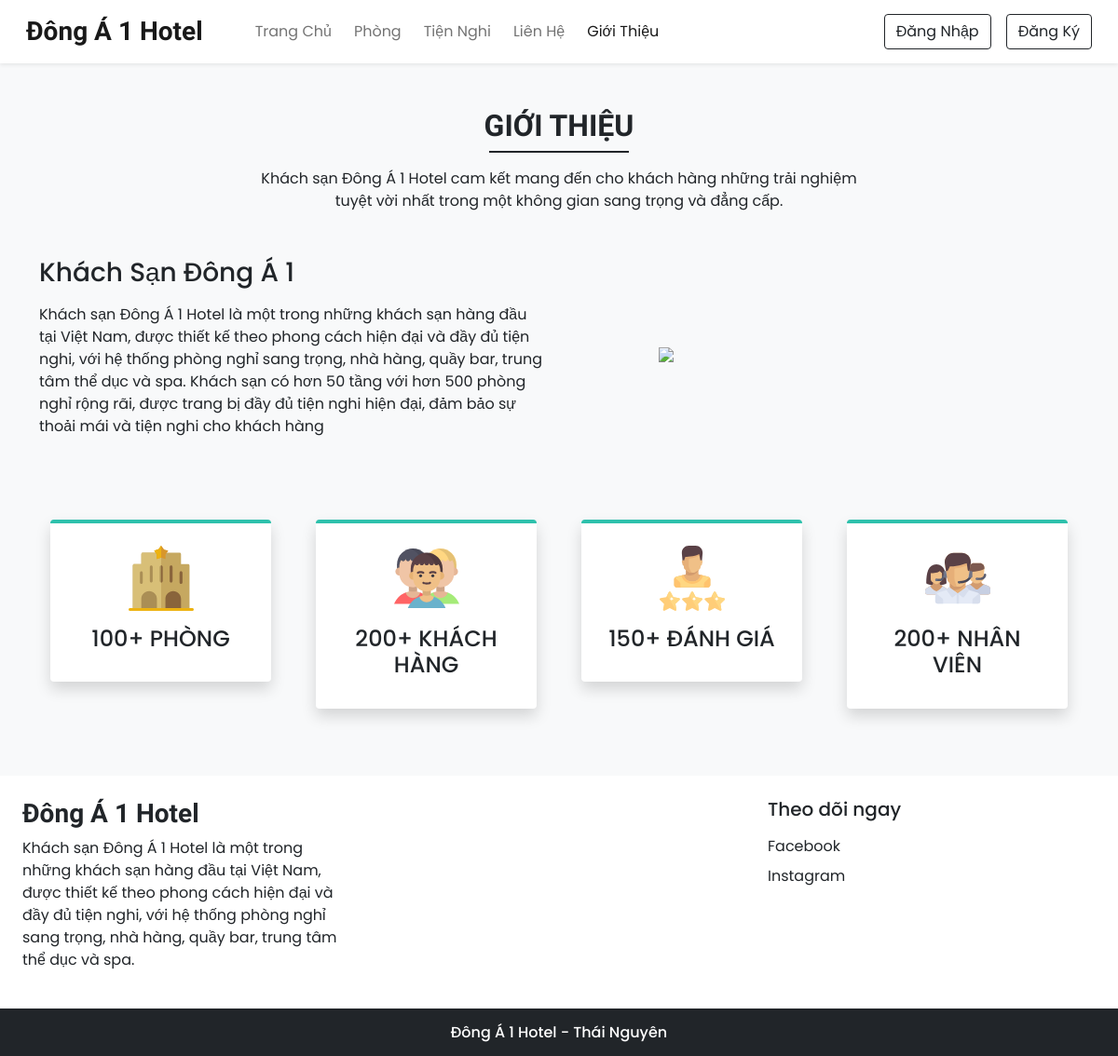
Page /about.php on the committed database.
### tables this page shows
CREATE TABLE `settings` (
  `sr_no` int(11) NOT NULL,
  `site_title` varchar(50) NOT NULL,
  `site_about` varchar(250) NOT NULL,
  `shutdown` tinyint(1) NOT NULL
);

### admin/inc/db_config.php (called while the page is built, shortened)
<?php
  function select($sql,$values,$datatypes)
  {
    $con = $GLOBALS['con'];
    if($stmt = mysqli_prepare($con,$sql))
    {
      mysqli_stmt_bind_param($stmt,$datatypes,...$values);
      if(mysqli_stmt_execute($stmt)){
        $res = mysqli_stmt_get_result($stmt);
        return $res;
      }
      else{
        mysqli_stmt_close($stmt);
        die("Query cannot be executed - Select");
      }
    }
    else{
      die("Query cannot be prepared - Select");
    }
  }
?>

### about.php (the view, shortened to what this page needs)
<!DOCTYPE html>
<html lang="en">
<head>
  <link  rel="stylesheet" href="https://unpkg.com/swiper@7/swiper-bundle.min.css">
  <?php require('inc/links.php'); ?>
</head>
<body class="bg-light">
  <?php require('inc/header.php'); ?>
  <div class="my-5 px-4">
    <h2 class="fw-bold h-font text-center">GIỚI THIỆU</h2>
    <div class="h-line bg-dark"></div>
    <p class="text-center mt-3">
    Khách sạn Đông Á 1 Hotel cam kết mang đến cho khách hàng những trải nghiệm<br>
    tuyệt vời nhất trong một không gian sang trọng và đẳng cấp.
    </p>
  </div>
  <div class="container">
    <div class="row justify-content-between align-items-center">
      <div class="col-lg-6 col-md-5 mb-4 order-lg-1 order-md-1 order-2">
        <h3 class="mb-3">Khách Sạn Đông Á 1</h3>
        <p>
        Khách sạn Đông Á 1 Hotel là một trong những khách sạn hàng đầu tại Việt Nam,
         được thiết kế theo phong cách hiện đại và đầy đủ tiện nghi, với hệ thống
         phòng nghỉ sang trọng, nhà hàng, quầy bar, trung tâm thể dục và spa. Khách sạn
          có hơn 50 tầng với hơn 500 phòng nghỉ rộng rãi, được trang bị đầy đủ tiện nghi
          hiện đại, đảm bảo sự thoải mái và tiện nghi cho khách hàng
        </p>
      </div>
      <div class="col-lg-5 col-md-5 mb-4 order-lg-2 order-md-2 order-1">
        <img src="images/about/mt.jpg" class="w-100">
      </div>
    </div>
  </div>
  <div class="container mt-5">
    <div class="row">
      <div class="col-lg-3 col-md-6 mb-4 px-4">
        <div class="bg-white rounded shadow p-4 border-top border-4 text-center box">
          <img src="images/about/hotel.svg" width="70px">
          <h4 class="mt-3">100+ PHÒNG</h4>
        </div>
      </div>
      <div class="col-lg-3 col-md-6 mb-4 px-4">
        <div class="bg-white rounded shadow p-4 border-top border-4 text-center box">
          <img src="images/about/customers.svg" width="70px">
          <h4 class="mt-3">200+ KHÁCH HÀNG</h4>
        </div>
      </div>
      <div class="col-lg-3 col-md-6 mb-4 px-4">
        <div class="bg-white rounded shadow p-4 border-top border-4 text-center box">
          <img src="images/about/rating.svg" width="70px">
          <h4 class="mt-3">150+ ĐÁNH GIÁ</h4>
        </div>
      </div>
      <div class="col-lg-3 col-md-6 mb-4 px-4">
        <div class="bg-white rounded shadow p-4 border-top border-4 text-center box">
          <img src="images/about/staff.svg" width="70px">
          <h4 class="mt-3">200+ NHÂN VIÊN</h4>
        </div>
      </div>
    </div>
  </div>
  <?php require('inc/footer.php'); ?>
</body>
</html>

### inc/header.php (shortened to what this page needs)
<nav id="nav-bar" class="navbar navbar-expand-lg navbar-light bg-white px-lg-3 py-lg-2 shadow-sm sticky-top">
  <div class="container-fluid">
    <a class="navbar-brand me-5 fw-bold fs-3 h-font" href="index.php"><?php echo $settings_r['site_title'] ?></a>
    <div class="collapse navbar-collapse" id="navbarSupportedContent">
      <ul class="navbar-nav me-auto mb-2 mb-lg-0">
        <li class="nav-item">
          <a class="nav-link me-2" href="index.php">Trang Chủ</a>
        </li>
        <li class="nav-item">
          <a class="nav-link me-2" href="rooms.php">Phòng</a>
        </li>
        <li class="nav-item">
          <a class="nav-link me-2" href="facilities.php">Tiện Nghi</a>
        </li>
        <li class="nav-item">
          <a class="nav-link me-2" href="contact.php">Liên Hệ</a>
        </li>
        <li class="nav-item">
          <a class="nav-link" href="about.php">Giới Thiệu</a>
        </li>
      </ul>
      <div class="d-flex">
        <?php
          if(isset($_SESSION['login']) && $_SESSION['login']==true)
          {
            echo<<<data
              <div class="btn-group">
                <button type="button" class="btn btn-outline-dark shadow-none dropdown-toggle" data-bs-toggle="dropdown" data-bs-display="static" aria-expanded="false">
                  $_SESSION[uName]
                </button>
                <ul class="dropdown-menu dropdown-menu-lg-end">
                  <li><a class="dropdown-item" href="profile.php">Thông Tin</a></li>
                  <li><a class="dropdown-item" href="bookings.php">Phòng Đặt</a></li>
                  <li><a class="dropdown-item" href="logout.php">Đăng Xuất</a></li>
                </ul>
              </div>
            data;
          }
          else
          {
            echo<<<data
              <button type="button" class="btn btn-outline-dark shadow-none me-lg-3 me-2" data-bs-toggle="modal" data-bs-target="#loginModal">
                Đăng Nhập
              </button>
              <button type="button" class="btn btn-outline-dark shadow-none" data-bs-toggle="modal" data-bs-target="#registerModal">
                Đăng Ký
              </button>
            data;
          }
        ?>
      </div>
    </div>
  </div>
</nav>

### inc/footer.php (shortened to what this page needs)
<div class="container-fluid bg-white mt-5">
  <div class="row">
    <div class="col-lg-4 p-4">
      <h3 class="h-font fw-bold fs-3 mb-2"><?php echo $settings_r['site_title'] ?></h3>
      <p>
        <?php echo $settings_r['site_about'] ?>
      </p>
    </div>
    <div class="col-lg-4 p-4">
    </div>
    <div class="col-lg-4 p-4">
        <h5 class="mb-3">Theo dõi ngay</h5>
        <a href="<?php echo $contact_r['fb'] ?>" class="d-inline-block text-dark text-decoration-none mb-2">
          <i class=""></i> Facebook
        </a><br>
        <a href="<?php echo $contact_r['insta'] ?>" class="d-inline-block text-dark text-decoration-none">
          <i class=""></i> Instagram
        </a><br>
    </div>
  </div>
</div>
<h6 class="text-center bg-dark text-white p-3 m-0">Đông Á 1 Hotel - Thái Nguyên</h6>

### css/common.css (style rules this page uses)
:root { --teal: #2ec1ac; --teal_hover: #279e8c; }
* { font-family: 'Poppins', sans-serif; }
.h-font { font-family: 'Merienda', cursive; }
.h-line { width: 150px; margin: 0 auto; height: 1.7px; }

### about.php (style rules this page uses)
.box { border-top-color: var(--teal) !important; }

### rows in the picture
settings: site_title "Đông Á 1 Hotel", site_about "Khách sạn Đông Á 1 Hotel là một trong những khách sạn hàng đầu tại Việt Nam, được thiết kế theo phong cách hiện đại và đầy đủ tiện nghi, với hệ thống phòng nghỉ sang trọng, nhà hàng, quầy bar, trung tâm thể dục và spa."
